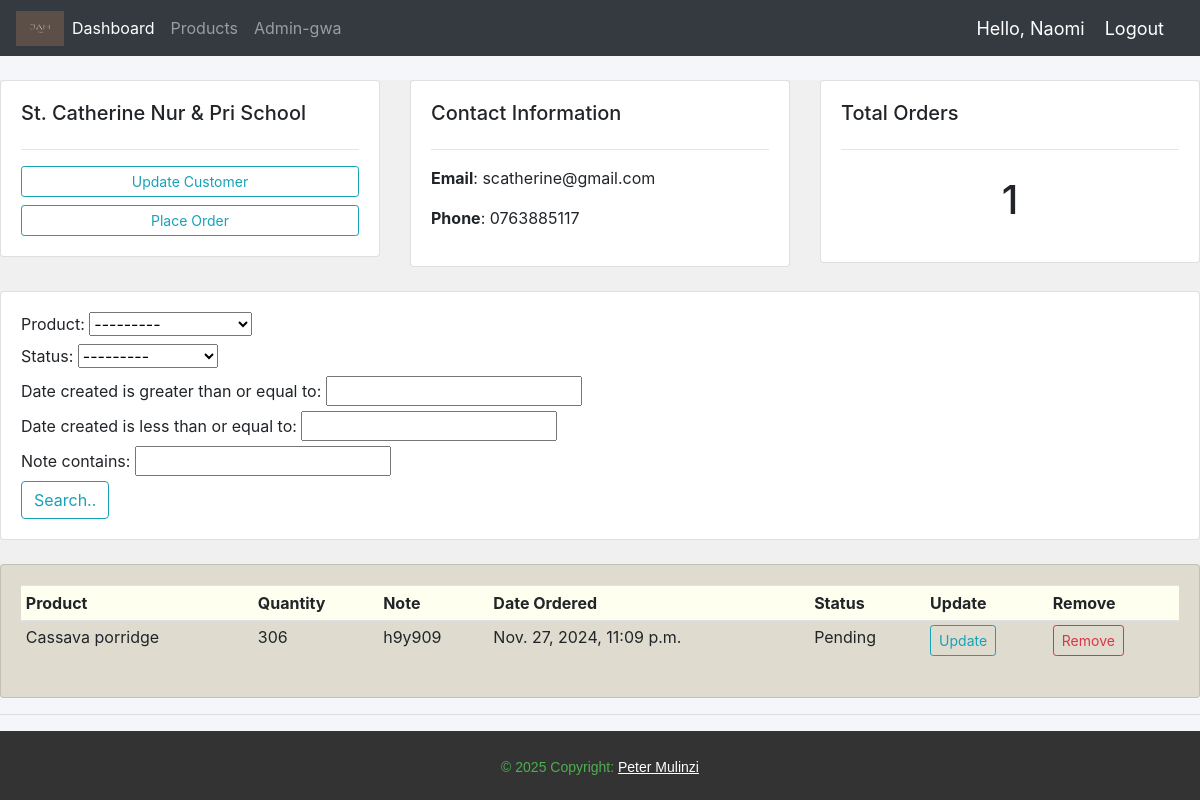
The page /customers/2/ (signed in) on the database its author committed.
### Jah_Accounts/models.py (models this page shows, shortened)
class Customer(models.Model):
    user = models.OneToOneField(User, null=True, on_delete=models.CASCADE)
    name = models.CharField(max_length=200, null=True)
    phone = models.CharField(max_length=200, null=True, blank=True)
    email = models.CharField(max_length=200, null=True, blank=True)
    date_created = models.DateTimeField(auto_now_add=True, null=True, blank=True)
    def __str__(self):
        return self.name

class Order(models.Model):
    STATUS = (
        ('Pending', 'Pending'),
        ('Out for delivery', 'Out for delivery'),
        ('Delivered', 'Delivered'),
    )
    MEASUREMENT = (
        ('Kgs', 'Kgs'),
        ('Tins', 'Tins'),
    )
    Customer = models.ForeignKey(Customer, null=True, on_delete=models.SET_NULL)
    Product = models.ForeignKey(Product, null=True, on_delete=models.SET_NULL,)
    date_created = models.DateTimeField(auto_now_add=True, null=True)
    status = models.CharField(max_length=200, null=True, choices=STATUS)
    tags = models.ManyToManyField(Tag)
    Quantity = models.CharField(null=True, max_length=4)
    units = models.CharField(max_length=200, null=True, choices=MEASUREMENT,)
    note = models.CharField(max_length=200, null=True)

class Product(models.Model):
    CATEGORY = (
        ('Flour', 'Flour'),
        ('Honey', 'Honey'),
        ('Spice', 'Spice'),
    )
    name = models.CharField(max_length=200, null=True)
    price = models.FloatField(null=True)
    category = models.CharField(max_length=200, null=True, choices=CATEGORY)
    description = models.CharField(max_length=200, null = True, blank = True)
    date_created = models.DateTimeField(auto_now_add=True, null=True)
    def __str__(self):
        return self.name

### Jah_Accounts/decorators.py (the view)
        def wrapper_func(request, *args, **kwargs):
            group = None
            if request.user.groups.exists():
                group = request.user.groups.all()[0].name
            if group in allowed_roles:
                return view_func(request, *args, **kwargs)
            else:
                return HttpResponse('You are not allowed to view this page.')

### Jah_Accounts/views.py (called while the page is built)
@login_required(login_url='login')
@allowed_users(allowed_roles=['admin'])
def customers(request, cust_id):
    customers = Customer.objects.get(id = cust_id)
    orders = customers.order_set.all()  #need to re-go through the exact purpose of this when back online!
    order_count = orders.count()
    myFilter = OrderFilter(request.GET, queryset=orders)
    orders = myFilter.qs
    context = {'customers': customers, 'orders': orders, 'order_count': order_count, 'customer_name': customers, 'myFilter': myFilter,}
    return render(request, 'Jah_Accounts/Customer.html', context)

### Jah_Accounts/templates/Jah_Accounts/Customer.html
{% extends "Jah_Accounts/main.html" %}
{% block content %}
<br>
<div style="background-color: #f0f0f0;">
    <div class="row">
        <div class="col-md">
            <div class="card card-body">
                <h5>{{customer_name}}</h5>
                <hr>
                <a class="btn btn-outline-info btn-sm btn-block" href="{% url 'updateCustomer' customers.id %}">Update Customer</a>
                <a class="btn btn-outline-info btn-sm btn-block" href="{% url 'createOrder' customers.id %}">Place Order</a>
            </div>
        </div>
        <div class="col-md">
            <div class="card card-body">
                <h5>Contact Information</h5>
                <hr>
                <p><b>Email</b>: {{customers.email}}</p>
                <p><b>Phone</b>: {{customers.phone}}</p>
            </div>
        </div>
        <div class="col-md">
            <div class="card card-body">
                <h5>Total Orders</h5>
                <hr>
                <h1 style="text-align: center; padding: 10px;">{{order_count}}</h1>
            </div>
        </div>
    </div>
    <br>
    <div class="row">
        <div class="col">
            <div class="card card-body">
                <form method="get">
                    {{myFilter.form}}
                <button class="btn btn-primry btn-outline-info" type="submit">Search..</button>
                </form>
            </div>
        </div>
    </div>
    <br>
    <div class="row">
        <div class="col-md">
            <div class="card card-body" style="background-color: rgb(223, 220, 207);">
                <table class="table table-sm">
                    <tr style="background-color: ivory;">
                        <th>Product</th>
                        <th>Quantity</th>
                        <th>Note</th>
                        <th>Date Ordered</th>
                        <th>Status</th>
                        <th>Update</th>
                        <th>Remove</th>
                    </tr>
                    {% for order in orders %}
                      <tr>
                        <td>{{ order.Product }}</td>
                        <td>{{order.Quantity}}</td>
                        <td>{{ order.note }}</td>
                        <td>{{ order.date_created }}</td>
                        <td>{{ order.status }}</td>
                        <td><a class="btn btn-sm btn-outline-info" href="{% url 'updateOrder' order.id %}">Update</a></td>
                        <td><a class="btn btn-sm btn-outline-danger" href="{% url 'deleteOrder' order.id %}">Remove</a></td>
                      </tr>
                    {% endfor %}
                </table>
            </div>
        </div>
    </div>
</div>
{% endblock %}

### Jah_Accounts/templates/Jah_Accounts/navbar.html (shortened to what this page needs)
{% load static %}
<nav class="navbar navbar-expand-lg navbar-dark bg-dark">
    <img src="/static/images/jah_sample_logo.png" alt="" width="48" height="35">
    <div class="collapse navbar-collapse" id="navbarNavAltMarkup">
      <div class="navbar-nav">
        {% if request.user.is_staff %}
        <a class="nav-item nav-link active" href="{% url 'home' %}">Dashboard</a>
        <a class="nav-item nav-link" href="{% url 'products' %}">Products</a>
        <a class="nav-item nav-link" href="http://127.0.0.1:8000/admin/">Admin-gwa</a>
        {% endif %}
      </div>
    </div>
    <span class="hello-msg">Hello, {{request.user}}</span>
    <span><a class="hello-msg" href="{% url 'logout' %}">Logout</a></span>
  </nav>

### static/css/main.css (style rules this page uses)
body { background-color: #f4f6f9; }

### Jah_Accounts/templates/Jah_Accounts/navbar.html (style rules this page uses)
.hello-msg { font-size: 18px; color: #fff; margin-right: 20px; }

### rows shown on the page
Customer: name "St. Catherine Nur & Pri School", email "scatherine@gmail.com", phone "0763885117"
Order: Product "Cassava porridge", Quantity "306", note "h9y909", date_created "Nov. 27, 2024, 11:09 p.m.", status "Pending"

### other values the page prints
{{ request.user }} "Naomi"
{{ order_count }} "1"
